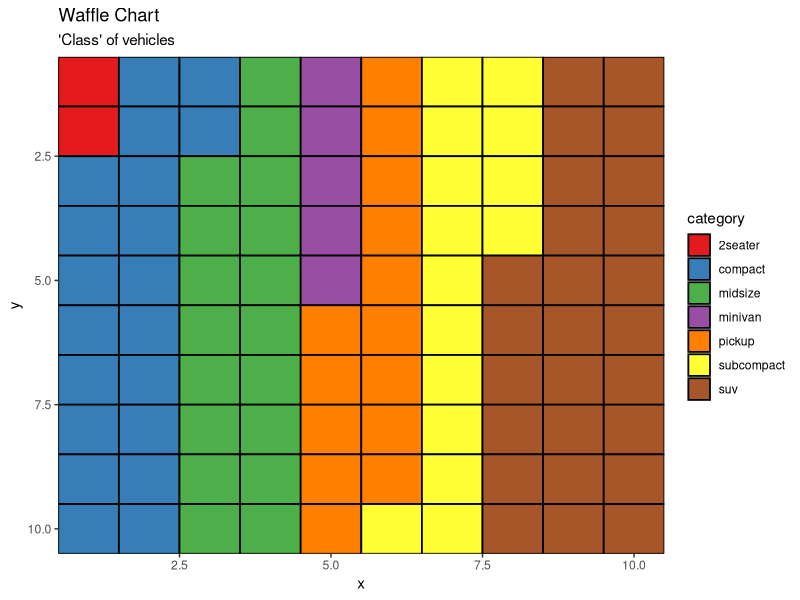

Source code (R):
#Waffle Chart

#Waffle charts is a nice way of showing the categorical composition of the total population. 

require(ggplot2)

#using mpg automobile dataset
#var contains the class of cars
var<-mpg$class

#Preparing Data
nrows<-10
df<-expand.grid(y=1:nrows,x=1:nrows)

#Frequency table which contains the count of cars in each class
table_category <- round(table(var) * ((nrows*nrows)/(length(var))))
table_category

#category column in df data frame
df$category <- factor(rep(names(table_category), table_category))

#Plotting

ggplot(df, aes(x = x, y = y, fill = category)) + 
  geom_tile(color = "black", size = 0.6) +
  scale_x_continuous(expand = c(0, 0)) +
  scale_y_continuous(expand = c(0, 0), trans = 'reverse') +
  scale_fill_brewer(palette = "Set1") +
  labs(title="Waffle Chart", subtitle="'Class' of vehicles")


